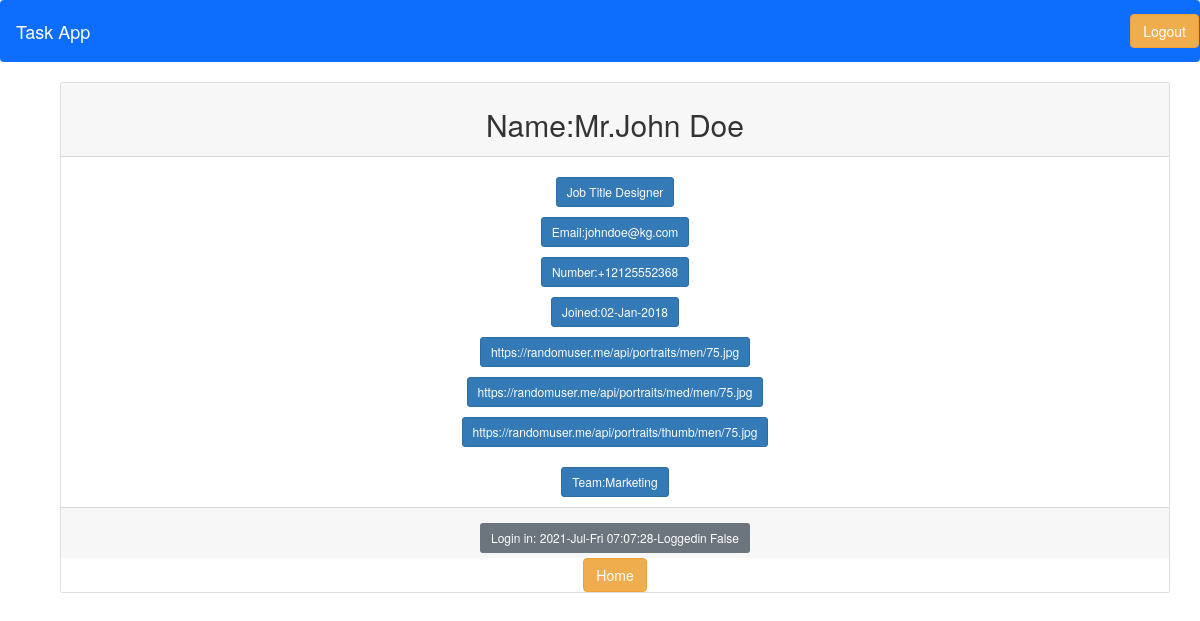
Screenshot of /detail/1 (signed in) with the database file from the repository.
### newapp/models.py (models this page shows, shortened)
class CrudUser(models.Model):
    first = models.CharField(max_length=30, blank=True)
    last = models.CharField(max_length=100, blank=True)
    short = models.CharField(max_length=30, blank=True)
    title = models.CharField(max_length=100, blank=True)
    email = models.EmailField()
    contact_number = PhoneNumberField()
    join_date = models.DateTimeField(default=timezone.now)
    image_url = models.URLField(max_length=200)
    medium_url = models.URLField(max_length=200)
    thumbnail_url = models.URLField(max_length=200)
    team = models.CharField(max_length=30)
    job_title = models.CharField(max_length=30)
    last_login = models.DateTimeField(auto_now_add=True)
    loggedIn = models.BooleanField(default=False)

### newapp/views.py (the view)
# urls.py: path('detail/<int:id>', views.CrudNewdetail, name='detail')
@login_required
def CrudNewdetail(request, id):
    a = CrudUser.objects.get(id=id)
    return render(request, 'detail.html', {'a': a})

### templates/detail.html
{% extends 'base.html' %}
{% load static %}
{% block content %}
<div class="container">
    <div class="column-9">
        <div class="card text-center">
            <div class="card-header">
                <h2>Name:{{a.title}}.{{a.first}} {{a.last}}</h2>
            </div>
            <div class="card-body">
                <h5 class = 'btn btn-primary  btn-sm'>Job Title {{a.job_title}}</h5><br>
                <h5 class = 'btn btn-primary  btn-sm'>Email:{{ a.email }}</h5><br>
                <h5 class = 'btn btn-primary  btn-sm' >Number:{{ a.contact_number }}</h5><br>
                <h5 class = 'btn btn-primary  btn-sm'>Joined:{{ a.join_date|date:"d-M-Y" }}</h5><br>
                 <h5><a href = '#' class ='btn btn-primary  btn-sm'>{{a.image_url}}</a><br>
                <h5><a href='#' class='btn btn-primary  btn-sm'>{{a.medium_url}}</a><br>
                <h5><a href='#' class='btn btn-primary  btn-sm'>{{a.thumbnail_url}}</a><br>
                <h5 class = 'btn btn-primary  btn-sm'>Team:{{ a.team }}</h5><br>
            </div>
            <div class="card-footer text-muted">
               <h6 class="btn btn-secondary btn-sm">Login in: {{ a.last_login|date:'Y-M-D h:m:s' }}-Loggedin <span>{{a.loggedIn}}</span></h6>
            </div>
            <div class="card-footer-end">
                <a class="btn btn-warning"href="{% url 'list' %}">Home</a>
            </div>
        </div>
    </div>
</div>
{% endblock content %}

### templates/base.html (shortened to what this page needs)
{% load static %}
<!doctype html>
<html>
<head>
    <link href="https://cdn.jsdelivr.net/npm/bootstrap@5.0.2/dist/css/bootstrap.min.css" rel="stylesheet"
>
    <link rel="stylesheet" href="https://maxcdn.bootstrapcdn.com/bootstrap/3.3.7/css/bootstrap.min.css"
>
</head>
<body>
    <main>
    <nav class="navbar navbar-expand-lg  navbar-dark bg-primary">
        <a class="navbar-brand" href="#">Task App</a>
        <form class="form-inline">
            {% if user.is_authenticated %}
             <a href="{% url 'logout' %}" class="btn btn-warning" >Logout</a>
            {% else %}
            <a href="{% url 'login' %}" class="btn btn-warning" >Login</a>
            <a href="{% url 'register' %}" class="btn btn-warning">signup</a>
            {% endif %}
        </form>
    </nav>
        <div class = 'container'>
            {% block content %}
            {% endblock content %}
        </div>
    </main>
</body>
</html>

### rows the page displays
CrudUser: title "Mr", first "John", last "Doe", job_title "Designer", email "johndoe@kg.com", contact_number "+12125552368", join_date "02-Jan-2018", image_url "https://randomuser.me/api/portraits/men/75.jpg", medium_url "https://randomuser.me/api/portraits/med/men/75.jpg", thumbnail_url "https://randomuser.me/api/portraits/thumb/men/75.jpg", team "Marketing", last_login "2021-Jul-Fri 07:07:28", loggedIn "False"
